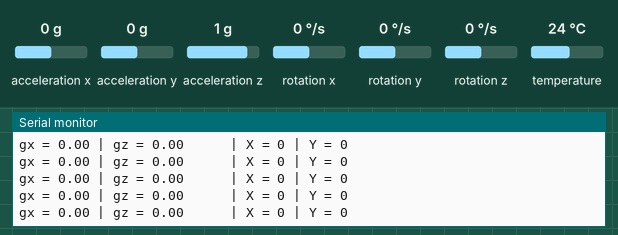
A sketch run on a simulated Arduino Leonardo, built with avr-gcc and run on an emulated ATmega32U4. On the bench: the last lines printed to the serial monitor. The test bench sets the inputs (shaded band); at power-on: rotation x 0 °/s, rotation z 0 °/s, acceleration x 0 g, acceleration y 0 g, acceleration z 1 g, rotation y 0 °/s, temperature 24 °C. USB keyboard and mouse output is not drawn.

Above: at 4.8 s.
4.9 s: rotation x set to -192 °/s
At 5.7 s:
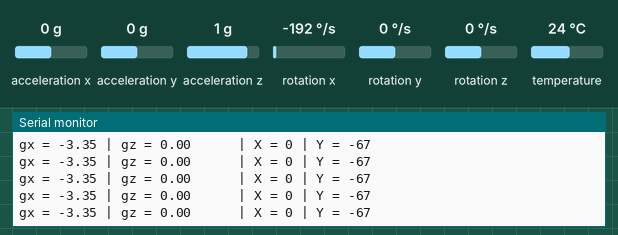
6.4 s: rotation z set to -192 °/s
At 7.1 s:
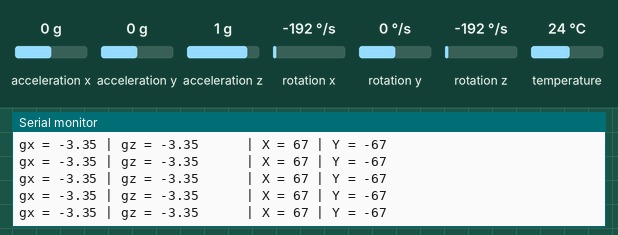
7.9 s: rotation x set to -100 °/s
At 8.8 s:
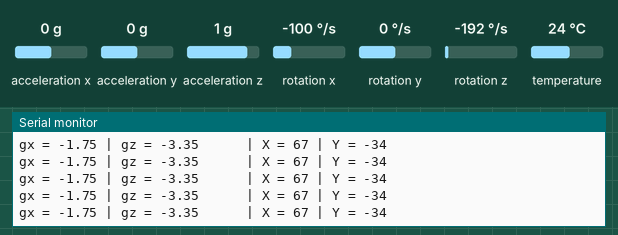
12.4 s: rotation z set to 0 °/s
At 13.0 s:
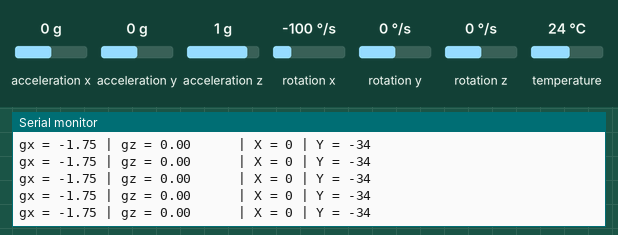
Timing chart, 0 to 15.4 s (numbered marks = the images above; inputs shaded):
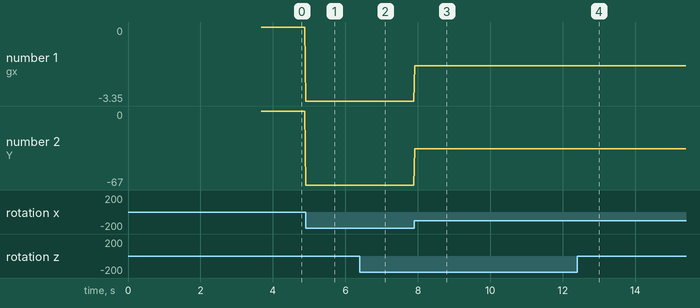

The sketch:

Cameraview.ino
```cpp
/*
 * Code to view Gyroscope values and corresponding mouse output on the Serial Monitor.
 * This version is CORRECTED to properly scale sensor values for mouse movement.
 * It uses a multiplier and includes a deadzone for stability.
 *
 * Original concept by Gabry295, corrected by Code Companion.
 */

#include <Wire.h>
#include <Adafruit_MPU6050.h>
#include <Adafruit_Sensor.h>
#include <Mouse.h>

// Create an MPU6050 object
Adafruit_MPU6050 mpu;

// --- Tweakable Parameters ---
// MOUSE MULTIPLIER: A LARGER value makes the mouse move faster (more sensitive).
// We now MULTIPLY the sensor reading by this value. Start with a value around 5.0.
float mouseMultiplier = 20.0;

// DEADZONE: Sensor readings within this range will be ignored to prevent jitter.
// If the mouse drifts when still, increase this value slightly.
float deadzoneThreshold = 0.1;

// --- Global Variables for Calibration ---
float gyroX_offset = 0.0;
float gyroZ_offset = 0.0;

void setup() {
  Serial.begin(9600);

  // Initialize MPU6050
  if (!mpu.begin()) {
    Serial.println("Failed to find MPU6050 chip");
    while (1) {
      delay(10);
    }
  }
  Serial.println("MPU6050 Found!");

  // --- Automatic Gyroscope Calibration ---
  Serial.println("Calibrating Gyro... Do not move the sensor.");
  delay(1000);

  const int calibrationSamples = 500;
  for (int i = 0; i < calibrationSamples; i++) {
    sensors_event_t a, g, temp;
    mpu.getEvent(&a, &g, &temp);
    gyroX_offset += g.gyro.x;
    gyroZ_offset += g.gyro.z;
    delay(3);
  }
  gyroX_offset /= calibrationSamples;
  gyroZ_offset /= calibrationSamples;

  Serial.println("Calibration Complete.");
  Serial.print("Gyro X offset: ");
  Serial.println(gyroX_offset);
  Serial.print("Gyro Z offset: ");
  Serial.println(gyroZ_offset);

  // Initialize the mouse
  Mouse.begin();
}

void loop() {
  // Get new sensor data
  sensors_event_t a, g, temp;
  mpu.getEvent(&a, &g, &temp);

  // Apply calibration offset to get the true rotation speed.
  float calibrated_gx = g.gyro.x - gyroX_offset;
  float calibrated_gz = g.gyro.z - gyroZ_offset;

  // Initialize mouse movement values
  int mouse_vx = 0;
  int mouse_vy = 0;

  // Check if the X-axis rotation is outside the deadzone
  if (abs(calibrated_gz) > deadzoneThreshold) {
    mouse_vx = -(int)(calibrated_gz * mouseMultiplier);
  }

  // Check if the Z-axis rotation is outside the deadzone
  if (abs(calibrated_gx) > deadzoneThreshold) {
    // Original script used -(gz) for vertical movement
    mouse_vy = (int)(calibrated_gx * mouseMultiplier);
  }

  // Print the raw and calculated values to the Serial Monitor for testing.
  Serial.print("gx = ");
  Serial.print(g.gyro.x);
  Serial.print(" | gz = ");
  Serial.print(g.gyro.z);

  Serial.print("      | X = ");
  Serial.print(mouse_vx);
  Serial.print(" | Y = ");
  Serial.println(mouse_vy);

  // Move the mouse if there is any calculated movement
  if (mouse_vx != 0 || mouse_vy != 0) {
    Mouse.move(mouse_vx, mouse_vy);
  }

  delay(20);
}
```

Measured:
- after the input at 4.9 s, the serial monitor: prints a new line at once (image 1)
- after the input at 6.4 s, the serial monitor: prints a new line at once (image 2)
- after the input at 7.9 s, the serial monitor: prints a new line at once (image 3)
- after the input at 12.4 s, the serial monitor: prints a new line at once (image 4)
- plotted number 1: 0 → -3.35 after the input at 4.9 s, -3.35 → -1.75 after the input at 7.9 s
- plotted number 2: 0 → -67 after the input at 4.9 s, -67 → -34 after the input at 7.9 s
